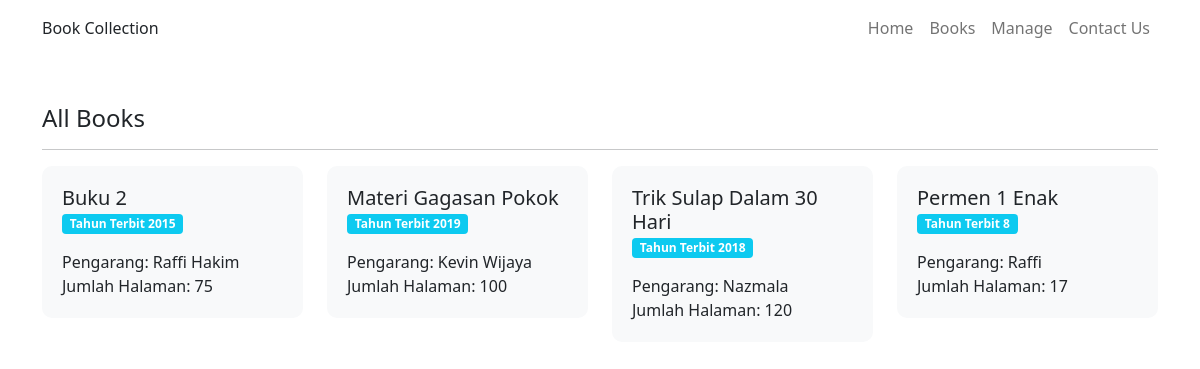
Screenshot of /pages/books.php with the database file from the repository.
### tables this page shows
CREATE TABLE `books` (
  `id` int(11) NOT NULL,
  `judul` varchar(255) NOT NULL,
  `penulis` varchar(255) NOT NULL,
  `tahun_terbit` int(4) NOT NULL,
  `jumlah_halaman` int(4) NOT NULL
);

### process/functions.php (called while the page is built, shortened)
<?php
function tampilBuku()
{
    global $koneksi;
    $statement = $koneksi->prepare("SELECT * FROM books");
    $statement->execute();
    $tampilBuku = $statement->fetchAll();
    return $tampilBuku;
}

### pages/books.php (the view, shortened to what this page needs)
<!DOCTYPE html>
<html lang="en">
<head>
    <link rel="stylesheet" href="../css/bootstrap.min.css">
    <link rel="stylesheet" href="../css/style.css">
</head>
<body>
    <?php require_once '../views/navbar.php'; ?>
    <div class="container mt-5">
        <h4>All Books</h4>
        <hr>
        <div class="row">
            <div class="container">
                <div class="row">
                    <?php
                    $books = tampilBuku();
                    foreach ($books as $book) :
                    ?>
                        <div class="col-md-3 mb-4">
                            <div class="col-md-12 book-content bg-light">
                                <h3 class="judul"><?= $book['judul'] ?></h3>
                                <span class="badge bg-info mb-3">Tahun Terbit <?= $book['tahun_terbit'] ?></span>
                                <span class="d-block">Pengarang: <?= $book['penulis'] ?></span>
                                <span class="d-block">Jumlah Halaman: <?= $book['jumlah_halaman'] ?></span>
                            </div>
                        </div>
                    <?php endforeach; ?>
                </div>
            </div>
        </div>
    </div>
</body>
</html>

### css/style.css (style rules this page uses)
.book-content { border-radius: 10px; padding: 20px; }
.judul { font-size: 20px; margin: 0; }

### rows the page displays
books: judul "Buku 2", tahun_terbit "2015", penulis "Raffi Hakim", jumlah_halaman "75"
books: judul "Materi Gagasan Pokok", tahun_terbit "2019", penulis "Kevin Wijaya", jumlah_halaman "100"
books: judul "Trik Sulap Dalam 30 Hari", tahun_terbit "2018", penulis "Nazmala", jumlah_halaman "120"
books: judul "Permen 1 Enak", tahun_terbit "8", penulis "Raffi", jumlah_halaman "17"
